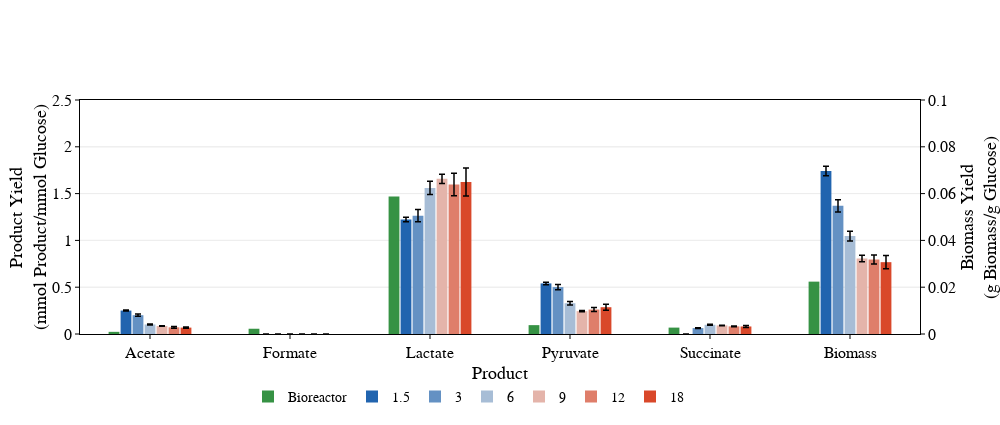
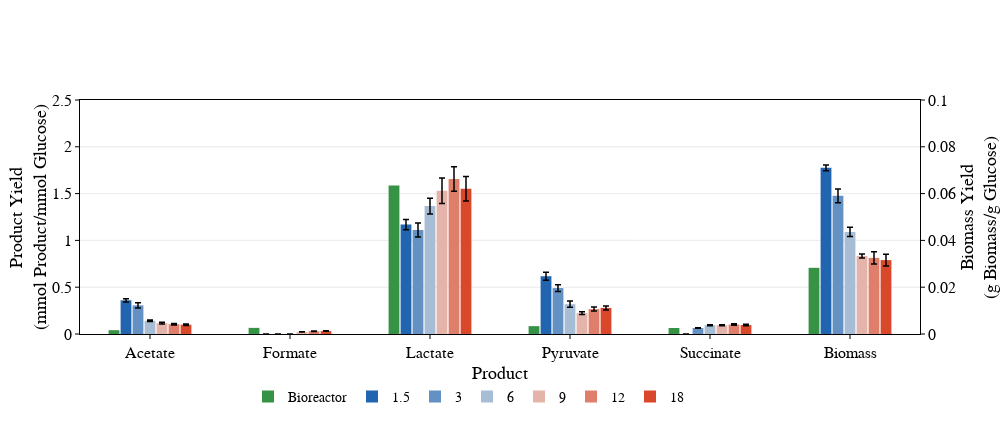

The notebook cell saved with these charts, in order:
### Code cell
strain_list = ['Δ(adh,pta)-D1', 'Δ(adh,pta)-D28', 'Δ(adh,pta)-D59']
analyte_list = ['Acetate', 'Formate', 'Lactate', 'Pyruvate', 'Succinate', 'Biomass']
condition_list = ['RDM + 1.5 g/L glc', 'RDM + 3.0 g/L glc', 'RDM + 6.0 g/L glc', 'RDM + 9.0 g/L glc', 'RDM + 12.0 g/L glc', 'RDM + 18.0 g/L glc']
condition_titles = ['1.5', '3', '6', '9', '12', '18']

colors = ['rgb'+str(color) for color in plotly.colors.n_colors((33,100,175), (234,234,234), 4)][:-1]
colors = colors + ['rgb'+str(color) for color in plotly.colors.n_colors((234,234,234), (217,72,42), 4)][1:]

od_timepoint = 8
hplc_timepoint = 8
pts_per_hour = 6
ranges= [(0,2.5), (0,0.1)]

for strain in strain_list:
    print(strain)
    trace_list = []
    rep = [rep for rep in reactor.replicate_trials if rep.trial_identifier.strain.name == strain][0]
    x = [analyte for analyte in analyte_list]
    y, yerrs = yield_calculator((rep,rep), od_timepoint=od_timepoint, hplc_timepoint=hplc_timepoint)
    
    trace_list.append(go.Bar(x=x[:-1],
                     y=y[:-1],
                     marker=dict(color='rgb(54, 146, 68)', line=dict(width=0, color='rgb(54, 146, 68)')),
                     name='Bioreactor'))
    
    trace_list.append(go.Bar(x=x[-1:],
                             y=y[-1:],
                             marker=dict(color='rgb(54, 146, 68)', line=dict(width=0, color='black')),showlegend=False,
                             name='Bioreactor', yaxis='y2'))

    for i, condition in enumerate(condition_list):
        od_rep = [rep for rep in glc_od.replicate_trials if str(rep.trial_identifier.media)==condition_list[i] and rep.trial_identifier.strain.name==strain][0]
        hplc_rep = [rep for rep in glc_titers.replicate_trials if str(rep.trial_identifier.media)==condition_list[i] and rep.trial_identifier.strain.name==strain][0]
        y, y_errs = yield_calculator((od_rep,hplc_rep), od_timepoint=-1, hplc_timepoint=-1)

        trace_list.append(go.Bar(x=x[:-1],
                                 y=y[:-1],
                                 error_y=dict(type='data', array=y_errs[:-1], thickness=1.5, width=3, color='black'),
                                 marker=dict(color=colors[i], line=dict(width=0, color='rgb(54, 146, 68)')),
                                 name=condition_titles[i]))

        trace_list.append(go.Bar(x=x[-1:],
                         y=y[-1:],
                         error_y=dict(type='data', array=y_errs[-1:], thickness=1.5, width=3, color='black'),
                         marker=dict(color=colors[i], line=dict(width=0, color='black')),showlegend=False,
                         yaxis='y2',
                         name=condition_titles[i]))



    layout = go.Layout(height=425, width=1000, legend_x= 0.2, bargroupgap=0.1, bargap=0.4,
                       legend_orientation='h',legend_y=-0.2, legend_font=dict(family='Myriad Pro', color='black', size=14),

                       xaxis=dict(title='Product', title_standoff=5,
                                  titlefont=dict(family='Myriad Pro', size=18, color='black'),
                                  showline=True, linewidth=1, linecolor='black', mirror=True, side='bottom',
                                  ticks='outside', ticklen=4, tickangle=0, nticks=8,
                                  tickfont=dict(size=16, family='Myriad Pro', color='black'), tickcolor='black',
                                  showgrid=False,zeroline=False),

                       yaxis=dict(title='Product Yield<br>(mmol Product/mmol Glucose)',
                                  titlefont=dict(family='Myriad Pro', size=18, color='black'),
                                  showline=True, linewidth=1, linecolor='black', mirror=True, range=ranges[0],
                                  ticks='outside', ticklen=4, tickangle=0, side='left',
                                  tickfont=dict(family='Myriad Pro',size=16, color='black'), tickcolor='black', 
                                  showgrid=True,zeroline=False),
                       
                      yaxis2=dict(title='Biomass Yield<br>(g Biomass/g Glucose)',
                                  titlefont=dict(family='Myriad Pro', size=18, color='black'),
                                  showline=True, linewidth=1, linecolor='black', mirror=True, range=ranges[1],
                                  ticks='outside', ticklen=4, tickangle=0, side='right', anchor='x', overlaying='y', 
                                  tickfont=dict(family='Myriad Pro',size=16, color='black'), tickcolor='black', 
                                  showgrid=True,zeroline=False))

    if trace_list:
        fig = go.Figure(data=trace_list, layout=layout)
        plot(fig)
#         pio.write_image(fig,"Figures/si_fig_6_"+strain+".svg",format='svg')

### Figure 1 — Plotly figure (JSON) as saved in the notebook; plotly's stock layout.template omitted (floating-point values rounded to 4 significant figures)
{"data": [{"marker": {"color": "rgb(54, 146, 68)", "line": {"color": "rgb(54, 146, 68)", "width": 0}}, "name": "Bioreactor", "type": "bar", "x": ["Acetate", "Formate", "Lactate", "Pyruvate", "Succinate"], "y": [0.02308, 0.05623, 1.47, 0.09467, 0.06834]}, {"marker": {"color": "rgb(54, 146, 68)", "line": {"color": "black", "width": 0}}, "name": "Bioreactor", "showlegend": false, "type": "bar", "x": ["Biomass"], "y": [0.02238], "yaxis": "y2"}, {"error_y": {"array": [0.005807, null, 0.02408, 0.01351, null], "color": "black", "thickness": 1.5, "type": "data", "width": 3}, "marker": {"color": "rgb(33.0, 100.0, 175.0)", "line": {"color": "rgb(54, 146, 68)", "width": 0}}, "name": "1.5", "type": "bar", "x": ["Acetate", "Formate", "Lactate", "Pyruvate", "Succinate"], "y": [0.2503, 0, 1.222, 0.5404, 0]}, {"error_y": {"array": [0.002028], "color": "black", "thickness": 1.5, "type": "data", "width": 3}, "marker": {"color": "rgb(33.0, 100.0, 175.0)", "line": {"color": "black", "width": 0}}, "name": "1.5", "showlegend": false, "type": "bar", "x": ["Biomass"], "y": [0.06963], "yaxis": "y2"}, {"error_y": {"array": [0.01195, null, 0.06559, 0.02913, 0.003529], "color": "black", "thickness": 1.5, "type": "data", "width": 3}, "marker": {"color": "rgb(100.0, 144.66666666666666, 194.66666666666666)", "line": {"color": "rgb(54, 146, 68)", "width": 0}}, "name": "3", "type": "bar", "x": ["Acetate", "Formate", "Lactate", "Pyruvate", "Succinate"], "y": [0.2008, 0, 1.264, 0.501, 0.06329]}, {"error_y": {"array": [0.002635], "color": "black", "thickness": 1.5, "type": "data", "width": 3}, "marker": {"color": "rgb(100.0, 144.66666666666666, 194.66666666666666)", "line": {"color": "black", "width": 0}}, "name": "3", "showlegend": false, "type": "bar", "x": ["Biomass"], "y": [0.05477], "yaxis": "y2"}, {"error_y": {"array": [0.004646, null, 0.07059, 0.01809, 0.004709], "color": "black", "thickness": 1.5, "type": "data", "width": 3}, "marker": {"color": "rgb(167.0, 189.33333333333331, 214.33333333333334)", "line": {"color": "rgb(54, 146, 68)", "width": 0}}, "name": "6", "type": "bar", "x": ["Acetate", "Formate", "Lactate", "Pyruvate", "Succinate"], "y": [0.1021, 0, 1.561, 0.3286, 0.09852]}, {"error_y": {"array": [0.002072], "color": "black", "thickness": 1.5, "type": "data", "width": 3}, "marker": {"color": "rgb(167.0, 189.33333333333331, 214.33333333333334)", "line": {"color": "black", "width": 0}}, "name": "6", "showlegend": false, "type": "bar", "x": ["Biomass"], "y": [0.04184], "yaxis": "y2"}, {"error_y": {"array": [0.00282, null, 0.04963, 0.006236, 0.002742], "color": "black", "thickness": 1.5, "type": "data", "width": 3}, "marker": {"color": "rgb(228.33333333333334, 180.0, 170.0)", "line": {"color": "rgb(54, 146, 68)", "width": 0}}, "name": "9", "type": "bar", "x": ["Acetate", "Formate", "Lactate", "Pyruvate", "Succinate"], "y": [0.08522, 0, 1.658, 0.2441, 0.09152]}, {"error_y": {"array": [0.00144], "color": "black", "thickness": 1.5, "type": "data", "width": 3}, "marker": {"color": "rgb(228.33333333333334, 180.0, 170.0)", "line": {"color": "black", "width": 0}}, "name": "9", "showlegend": false, "type": "bar", "x": ["Biomass"], "y": [0.03226], "yaxis": "y2"}, {"error_y": {"array": [0.008477, null, 0.1199, 0.02197, 0.00485], "color": "black", "thickness": 1.5, "type": "data", "width": 3}, "marker": {"color": "rgb(222.66666666666666, 126.0, 106.0)", "line": {"color": "rgb(54, 146, 68)", "width": 0}}, "name": "12", "type": "bar", "x": ["Acetate", "Formate", "Lactate", "Pyruvate", "Succinate"], "y": [0.07114, 0, 1.598, 0.2613, 0.08134]}, {"error_y": {"array": [0.001946], "color": "black", "thickness": 1.5, "type": "data", "width": 3}, "marker": {"color": "rgb(222.66666666666666, 126.0, 106.0)", "line": {"color": "black", "width": 0}}, "name": "12", "showlegend": false, "type": "bar", "x": ["Biomass"], "y": [0.03183], "yaxis": "y2"}, {"error_y": {"array": [0.006382, null, 0.1497, 0.03174, 0.01105], "color": "black", "thickness": 1.5, "type": "data", "width": 3}, "marker": {"color": "rgb(217.0, 72.0, 42.0)", "line": {"color": "rgb(54, 146, 68)", "width": 0}}, "name": "18", "type": "bar", "x": ["Acetate", "Formate", "Lactate", "Pyruvate", "Succinate"], "y": [0.06826, 0, 1.623, 0.2862, 0.08041]}, {"error_y": {"array": [0.002831], "color": "black", "thickness": 1.5, "type": "data", "width": 3}, "marker": {"color": "rgb(217.0, 72.0, 42.0)", "line": {"color": "black", "width": 0}}, "name": "18", "showlegend": false, "type": "bar", "x": ["Biomass"], "y": [0.0307], "yaxis": "y2"}], "layout": {"bargap": 0.4, "bargroupgap": 0.1, "height": 425, "legend": {"font": {"color": "black", "family": "Myriad Pro", "size": 14}, "orientation": "h", "x": 0.2, "y": -0.2}, "width": 1000, "xaxis": {"linecolor": "black", "linewidth": 1, "mirror": true, "nticks": 8, "showgrid": false, "showline": true, "side": "bottom", "tickangle": 0, "tickcolor": "black", "tickfont": {"color": "black", "family": "Myriad Pro", "size": 16}, "ticklen": 4, "ticks": "outside", "title": {"font": {"color": "black", "family": "Myriad Pro", "size": 18}, "standoff": 5, "text": "Product"}, "zeroline": false}, "yaxis": {"linecolor": "black", "linewidth": 1, "mirror": true, "range": [0, 2.5], "showgrid": true, "showline": true, "side": "left", "tickangle": 0, "tickcolor": "black", "tickfont": {"color": "black", "family": "Myriad Pro", "size": 16}, "ticklen": 4, "ticks": "outside", "title": {"font": {"color": "black", "family": "Myriad Pro", "size": 18}, "text": "Product Yield<br>(mmol Product/mmol Glucose)"}, "zeroline": false}, "yaxis2": {"anchor": "x", "linecolor": "black", "linewidth": 1, "mirror": true, "overlaying": "y", "range": [0, 0.1], "showgrid": true, "showline": true, "side": "right", "tickangle": 0, "tickcolor": "black", "tickfont": {"color": "black", "family": "Myriad Pro", "size": 16}, "ticklen": 4, "ticks": "outside", "title": {"font": {"color": "black", "family": "Myriad Pro", "size": 18}, "text": "Biomass Yield<br>(g Biomass/g Glucose)"}, "zeroline": false}}}

### Figure 2 — Plotly figure (JSON) as saved in the notebook; plotly's stock layout.template omitted (floating-point values rounded to 4 significant figures)
{"data": [{"marker": {"color": "rgb(54, 146, 68)", "line": {"color": "rgb(54, 146, 68)", "width": 0}}, "name": "Bioreactor", "type": "bar", "x": ["Acetate", "Formate", "Lactate", "Pyruvate", "Succinate"], "y": [0.04076, 0.06546, 1.586, 0.08388, 0.06385]}, {"marker": {"color": "rgb(54, 146, 68)", "line": {"color": "black", "width": 0}}, "name": "Bioreactor", "showlegend": false, "type": "bar", "x": ["Biomass"], "y": [0.02829], "yaxis": "y2"}, {"error_y": {"array": [0.01739, null, 0.05509, 0.04317, null], "color": "black", "thickness": 1.5, "type": "data", "width": 3}, "marker": {"color": "rgb(33.0, 100.0, 175.0)", "line": {"color": "rgb(54, 146, 68)", "width": 0}}, "name": "1.5", "type": "bar", "x": ["Acetate", "Formate", "Lactate", "Pyruvate", "Succinate"], "y": [0.3598, 0, 1.169, 0.6173, 0]}, {"error_y": {"array": [0.001212], "color": "black", "thickness": 1.5, "type": "data", "width": 3}, "marker": {"color": "rgb(33.0, 100.0, 175.0)", "line": {"color": "black", "width": 0}}, "name": "1.5", "showlegend": false, "type": "bar", "x": ["Biomass"], "y": [0.07101], "yaxis": "y2"}, {"error_y": {"array": [0.02852, null, 0.07481, 0.03592, 0.003865], "color": "black", "thickness": 1.5, "type": "data", "width": 3}, "marker": {"color": "rgb(100.0, 144.66666666666666, 194.66666666666666)", "line": {"color": "rgb(54, 146, 68)", "width": 0}}, "name": "3", "type": "bar", "x": ["Acetate", "Formate", "Lactate", "Pyruvate", "Succinate"], "y": [0.3055, 0, 1.112, 0.4906, 0.0641]}, {"error_y": {"array": [0.002937], "color": "black", "thickness": 1.5, "type": "data", "width": 3}, "marker": {"color": "rgb(100.0, 144.66666666666666, 194.66666666666666)", "line": {"color": "black", "width": 0}}, "name": "3", "showlegend": false, "type": "bar", "x": ["Biomass"], "y": [0.05907], "yaxis": "y2"}, {"error_y": {"array": [0.006895, null, 0.08404, 0.03313, 0.005643], "color": "black", "thickness": 1.5, "type": "data", "width": 3}, "marker": {"color": "rgb(167.0, 189.33333333333331, 214.33333333333334)", "line": {"color": "rgb(54, 146, 68)", "width": 0}}, "name": "6", "type": "bar", "x": ["Acetate", "Formate", "Lactate", "Pyruvate", "Succinate"], "y": [0.1418, 0, 1.367, 0.3181, 0.0942]}, {"error_y": {"array": [0.001979], "color": "black", "thickness": 1.5, "type": "data", "width": 3}, "marker": {"color": "rgb(167.0, 189.33333333333331, 214.33333333333334)", "line": {"color": "black", "width": 0}}, "name": "6", "showlegend": false, "type": "bar", "x": ["Biomass"], "y": [0.04364], "yaxis": "y2"}, {"error_y": {"array": [0.01036, 0.001452, 0.1365, 0.01475, 0.004701], "color": "black", "thickness": 1.5, "type": "data", "width": 3}, "marker": {"color": "rgb(228.33333333333334, 180.0, 170.0)", "line": {"color": "rgb(54, 146, 68)", "width": 0}}, "name": "9", "type": "bar", "x": ["Acetate", "Formate", "Lactate", "Pyruvate", "Succinate"], "y": [0.1161, 0.02195, 1.53, 0.223, 0.09356]}, {"error_y": {"array": [0.0008548], "color": "black", "thickness": 1.5, "type": "data", "width": 3}, "marker": {"color": "rgb(228.33333333333334, 180.0, 170.0)", "line": {"color": "black", "width": 0}}, "name": "9", "showlegend": false, "type": "bar", "x": ["Biomass"], "y": [0.03336], "yaxis": "y2"}, {"error_y": {"array": [0.008288, 0.002773, 0.1307, 0.02115, 0.008036], "color": "black", "thickness": 1.5, "type": "data", "width": 3}, "marker": {"color": "rgb(222.66666666666666, 126.0, 106.0)", "line": {"color": "rgb(54, 146, 68)", "width": 0}}, "name": "12", "type": "bar", "x": ["Acetate", "Formate", "Lactate", "Pyruvate", "Succinate"], "y": [0.1049, 0.0298, 1.657, 0.2661, 0.1008]}, {"error_y": {"array": [0.002578], "color": "black", "thickness": 1.5, "type": "data", "width": 3}, "marker": {"color": "rgb(222.66666666666666, 126.0, 106.0)", "line": {"color": "black", "width": 0}}, "name": "12", "showlegend": false, "type": "bar", "x": ["Biomass"], "y": [0.03253], "yaxis": "y2"}, {"error_y": {"array": [0.008214, 0.002648, 0.1307, 0.02135, 0.007649], "color": "black", "thickness": 1.5, "type": "data", "width": 3}, "marker": {"color": "rgb(217.0, 72.0, 42.0)", "line": {"color": "rgb(54, 146, 68)", "width": 0}}, "name": "18", "type": "bar", "x": ["Acetate", "Formate", "Lactate", "Pyruvate", "Succinate"], "y": [0.09934, 0.03076, 1.553, 0.279, 0.09559]}, {"error_y": {"array": [0.002486], "color": "black", "thickness": 1.5, "type": "data", "width": 3}, "marker": {"color": "rgb(217.0, 72.0, 42.0)", "line": {"color": "black", "width": 0}}, "name": "18", "showlegend": false, "type": "bar", "x": ["Biomass"], "y": [0.03157], "yaxis": "y2"}], "layout": {"bargap": 0.4, "bargroupgap": 0.1, "height": 425, "legend": {"font": {"color": "black", "family": "Myriad Pro", "size": 14}, "orientation": "h", "x": 0.2, "y": -0.2}, "width": 1000, "xaxis": {"linecolor": "black", "linewidth": 1, "mirror": true, "nticks": 8, "showgrid": false, "showline": true, "side": "bottom", "tickangle": 0, "tickcolor": "black", "tickfont": {"color": "black", "family": "Myriad Pro", "size": 16}, "ticklen": 4, "ticks": "outside", "title": {"font": {"color": "black", "family": "Myriad Pro", "size": 18}, "standoff": 5, "text": "Product"}, "zeroline": false}, "yaxis": {"linecolor": "black", "linewidth": 1, "mirror": true, "range": [0, 2.5], "showgrid": true, "showline": true, "side": "left", "tickangle": 0, "tickcolor": "black", "tickfont": {"color": "black", "family": "Myriad Pro", "size": 16}, "ticklen": 4, "ticks": "outside", "title": {"font": {"color": "black", "family": "Myriad Pro", "size": 18}, "text": "Product Yield<br>(mmol Product/mmol Glucose)"}, "zeroline": false}, "yaxis2": {"anchor": "x", "linecolor": "black", "linewidth": 1, "mirror": true, "overlaying": "y", "range": [0, 0.1], "showgrid": true, "showline": true, "side": "right", "tickangle": 0, "tickcolor": "black", "tickfont": {"color": "black", "family": "Myriad Pro", "size": 16}, "ticklen": 4, "ticks": "outside", "title": {"font": {"color": "black", "family": "Myriad Pro", "size": 18}, "text": "Biomass Yield<br>(g Biomass/g Glucose)"}, "zeroline": false}}}
